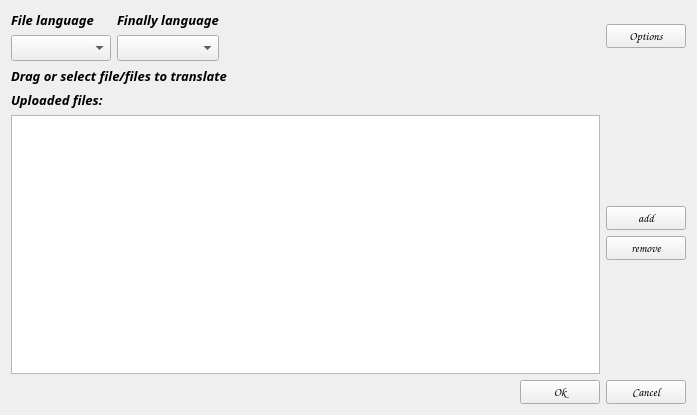
<?xml version="1.0" encoding="UTF-8"?>
<ui version="4.0">
 <class>MenueForm</class>
 <widget class="QWidget" name="MenueForm">
  <property name="geometry">
   <rect>
    <x>0</x>
    <y>0</y>
    <width>697</width>
    <height>415</height>
   </rect>
  </property>
  <property name="windowTitle">
   <string>Form</string>
  </property>
  <layout class="QVBoxLayout" name="verticalLayout_5">
   <item>
    <layout class="QHBoxLayout" name="horizontalLayout">
     <item>
      <layout class="QVBoxLayout" name="verticalLayout">
       <item>
        <widget class="QLabel" name="nativLang_lb">
         <property name="font">
          <font>
           <family>MV Boli</family>
           <pointsize>10</pointsize>
           <weight>75</weight>
           <italic>true</italic>
           <bold>true</bold>
           <kerning>true</kerning>
          </font>
         </property>
         <property name="text">
          <string>File language     </string>
         </property>
         <property name="textFormat">
          <enum>Qt::PlainText</enum>
         </property>
        </widget>
       </item>
       <item>
        <widget class="QComboBox" name="nativLang_cb">
         <property name="enabled">
          <bool>true</bool>
         </property>
         <property name="minimumSize">
          <size>
           <width>0</width>
           <height>20</height>
          </size>
         </property>
         <property name="font">
          <font>
           <family>MV Boli</family>
           <pointsize>10</pointsize>
           <italic>true</italic>
          </font>
         </property>
         <property name="duplicatesEnabled">
          <bool>false</bool>
         </property>
         <property name="frame">
          <bool>true</bool>
         </property>
        </widget>
       </item>
      </layout>
     </item>
     <item>
      <layout class="QVBoxLayout" name="verticalLayout_2">
       <item>
        <widget class="QLabel" name="exodusLang_lb">
         <property name="font">
          <font>
           <family>MV Boli</family>
           <pointsize>10</pointsize>
           <weight>75</weight>
           <italic>true</italic>
           <bold>true</bold>
          </font>
         </property>
         <property name="text">
          <string>Finally language</string>
         </property>
        </widget>
       </item>
       <item>
        <widget class="QComboBox" name="exodusLang_cb">
         <property name="enabled">
          <bool>true</bool>
         </property>
         <property name="font">
          <font>
           <family>MV Boli</family>
           <pointsize>10</pointsize>
           <italic>true</italic>
          </font>
         </property>
         <property name="duplicatesEnabled">
          <bool>false</bool>
         </property>
         <property name="frame">
          <bool>true</bool>
         </property>
        </widget>
       </item>
      </layout>
     </item>
     <item>
      <spacer name="horizontalSpacer_3">
       <property name="orientation">
        <enum>Qt::Horizontal</enum>
       </property>
       <property name="sizeHint" stdset="0">
        <size>
         <width>40</width>
         <height>20</height>
        </size>
       </property>
      </spacer>
     </item>
     <item>
      <widget class="QPushButton" name="options_btn">
       <property name="font">
        <font>
         <family>Comic Sans MS</family>
        </font>
       </property>
       <property name="text">
        <string>Options</string>
       </property>
      </widget>
     </item>
    </layout>
   </item>
   <item>
    <widget class="QLabel" name="label">
     <property name="font">
      <font>
       <family>MV Boli</family>
       <pointsize>10</pointsize>
       <weight>75</weight>
       <italic>true</italic>
       <bold>true</bold>
      </font>
     </property>
     <property name="text">
      <string>Drag or select file/files to translate</string>
     </property>
    </widget>
   </item>
   <item>
    <layout class="QHBoxLayout" name="horizontalLayout_2">
     <item>
      <layout class="QVBoxLayout" name="filesLayout">
       <item>
        <widget class="QLabel" name="files_lb">
         <property name="font">
          <font>
           <family>MV Boli</family>
           <pointsize>10</pointsize>
           <weight>75</weight>
           <italic>true</italic>
           <bold>true</bold>
          </font>
         </property>
         <property name="text">
          <string>Uploaded files:</string>
         </property>
        </widget>
       </item>
       <item>
        <widget class="QListWidget" name="listWidget">
         <property name="font">
          <font>
           <pointsize>12</pointsize>
           <weight>75</weight>
           <italic>true</italic>
           <bold>true</bold>
           <underline>true</underline>
           <strikeout>false</strikeout>
          </font>
         </property>
        </widget>
       </item>
      </layout>
     </item>
     <item>
      <layout class="QVBoxLayout" name="verticalLayout_4">
       <item>
        <spacer name="verticalSpacer">
         <property name="orientation">
          <enum>Qt::Vertical</enum>
         </property>
         <property name="sizeHint" stdset="0">
          <size>
           <width>20</width>
           <height>40</height>
          </size>
         </property>
        </spacer>
       </item>
       <item>
        <widget class="QPushButton" name="addFile_btn">
         <property name="font">
          <font>
           <family>Comic Sans MS</family>
          </font>
         </property>
         <property name="text">
          <string>add</string>
         </property>
        </widget>
       </item>
       <item>
        <widget class="QPushButton" name="removeFile_btn">
         <property name="font">
          <font>
           <family>Comic Sans MS</family>
          </font>
         </property>
         <property name="text">
          <string>remove</string>
         </property>
        </widget>
       </item>
       <item>
        <spacer name="verticalSpacer_2">
         <property name="orientation">
          <enum>Qt::Vertical</enum>
         </property>
         <property name="sizeHint" stdset="0">
          <size>
           <width>20</width>
           <height>40</height>
          </size>
         </property>
        </spacer>
       </item>
      </layout>
     </item>
    </layout>
   </item>
   <item>
    <layout class="QHBoxLayout" name="horizontalLayout_3">
     <item>
      <spacer name="horizontalSpacer">
       <property name="orientation">
        <enum>Qt::Horizontal</enum>
       </property>
       <property name="sizeHint" stdset="0">
        <size>
         <width>40</width>
         <height>20</height>
        </size>
       </property>
      </spacer>
     </item>
     <item>
      <widget class="QPushButton" name="apply_btn">
       <property name="font">
        <font>
         <family>Comic Sans MS</family>
        </font>
       </property>
       <property name="text">
        <string>Ok</string>
       </property>
      </widget>
     </item>
     <item>
      <widget class="QPushButton" name="cancel_btn">
       <property name="font">
        <font>
         <family>Comic Sans MS</family>
        </font>
       </property>
       <property name="text">
        <string>Cancel</string>
       </property>
      </widget>
     </item>
    </layout>
   </item>
  </layout>
 </widget>
 <resources/>
 <connections/>
</ui>
